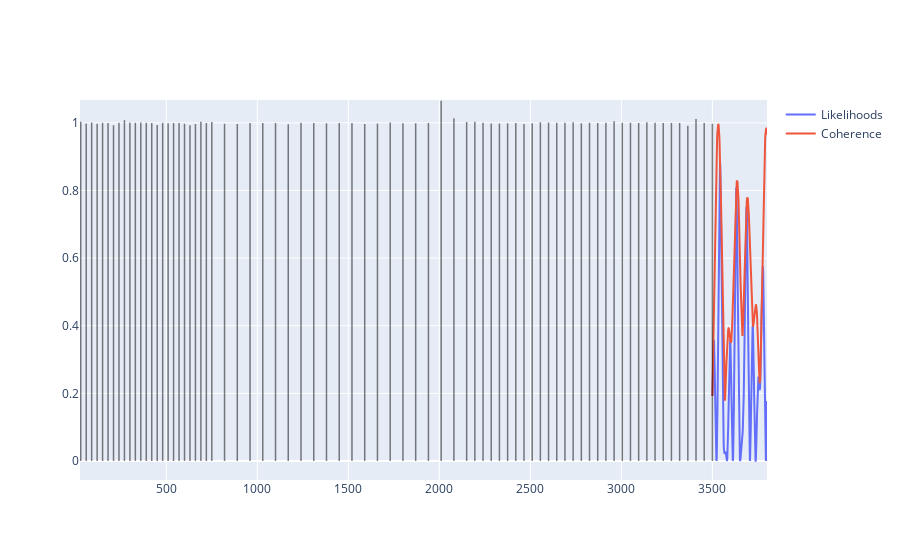

Here is the notebook cell this chart was saved with:
### Code cell
def getRegimeIndices(n_events, periods, start_at_origin=False, **kwargs):
	sub_signals = np.vectorize(np.arange, otypes=[object])(n_events) * periods
	last_index = np.array([0, *[item[-1] for item in sub_signals[:-1]]])
	period_off = np.cumsum(periods) - periods[0] * int(start_at_origin)
	offset = period_off + np.cumsum(last_index)
	return np.concat((sub_signals + np.array(offset)))


def getRealSignal(regimes, start_at_origin=False, **kwargs):
	n_events, periods = np.array(regimes)[:, :2].T
	indices = getRegimeIndices(n_events, periods, **kwargs)
	true_signal = np.zeros((n_events @ periods) + 1)
	true_signal[indices] = 1
	return true_signal


SIGNAL_REGIMES = [
	(25, 30),	# 25 events with period 30
	(20, 70),	# 20 events with period 70
	(30, 45),	# 30 events with period 45
]
true_signal = getRealSignal(SIGNAL_REGIMES, start_at_origin=True)

sig_len = len(true_signal)

timestamps = np.arange(sig_len)

real_pulse_times = timestamps[true_signal == 1]


def generate_truncated_cauchy(n_samples, location=0.0, scale=0.001, low=-1.0, high=1.0):

	def cdf(x):
		return 0.5 + (1 / np.pi) * np.arctan((x - location) / scale)

	def inverse_cdf(p):
		return location + scale * np.tan(np.pi * (p - 0.5))

	cdf_low = cdf(low)
	cdf_high = cdf(high)

	uniform_samples = np.random.uniform(0.0, 1.0, n_samples)

	prob_samples = cdf_low + uniform_samples * (cdf_high - cdf_low)

	final_samples = inverse_cdf(prob_samples)

	return final_samples


noise = generate_truncated_cauchy(sig_len)


m = PhasorAverageModel()
for x, y in enumerate(true_signal):
	m(x)
	if y == 1:
		m.event(x, 1 + (noise[x]))

# h = len(m.Likelihood)
# print(m.Likelihood)


sig_len = len(true_signal)
h = np.arange(len(m.Likelihood)) + sig_len - 1	# - SIGNAL_REGIMES[0][-1]
fig = go.Figure()
for t in real_pulse_times:
	fig.add_shape(
		type="line",
		x0=t,
		y0=0,
		x1=t,
		y1=1 + (noise[t]),
		line=dict(color="rgba(0, 0, 0, 0.5)", width=1.5),
	)

fig.add_trace(
	go.Scatter(
		x=h,
		y=(m.Likelihood),
		mode="lines",
		# mode="markers",
		name="Likelihoods",
		# line=dict(color="rgb(255, 0, 0, 0.5)", width=4),
	)
)
fig.add_trace(
	go.Scatter(
		x=h,
		y=m.Coherence,
		mode="lines",
		# mode="markers",
		name="Coherence",
		# line=dict(color="rgb(255, 0, 0, 0.5)", width=4),
	)
)
fig.show()

### Figure 1 — Plotly figure (JSON) as saved in the notebook; plotly's stock layout.template omitted (floating-point values rounded to 4 significant figures; data arrays with more than 128 entries replaced by an {"elided": "..."} marker saying what was removed)
{"data": [{"mode": "lines", "name": "Likelihoods", "type": "scatter", "x": {"elided": "301 int values"}, "y": {"elided": "301 float values"}}, {"mode": "lines", "name": "Coherence", "type": "scatter", "x": {"elided": "301 int values"}, "y": {"elided": "301 float values"}}], "layout": {"shapes": [{"line": {"color": "rgba(0, 0, 0, 0.5)", "width": 1.5}, "type": "line", "x0": 30, "x1": 30, "y0": 0, "y1": 1.003}, {"line": {"color": "rgba(0, 0, 0, 0.5)", "width": 1.5}, "type": "line", "x0": 60, "x1": 60, "y0": 0, "y1": 0.9984}, {"line": {"color": "rgba(0, 0, 0, 0.5)", "width": 1.5}, "type": "line", "x0": 90, "x1": 90, "y0": 0, "y1": 1.001}, {"line": {"color": "rgba(0, 0, 0, 0.5)", "width": 1.5}, "type": "line", "x0": 120, "x1": 120, "y0": 0, "y1": 0.9976}, {"line": {"color": "rgba(0, 0, 0, 0.5)", "width": 1.5}, "type": "line", "x0": 150, "x1": 150, "y0": 0, "y1": 1.0}, {"line": {"color": "rgba(0, 0, 0, 0.5)", "width": 1.5}, "type": "line", "x0": 180, "x1": 180, "y0": 0, "y1": 0.9997}, {"line": {"color": "rgba(0, 0, 0, 0.5)", "width": 1.5}, "type": "line", "x0": 210, "x1": 210, "y0": 0, "y1": 0.9926}, {"line": {"color": "rgba(0, 0, 0, 0.5)", "width": 1.5}, "type": "line", "x0": 240, "x1": 240, "y0": 0, "y1": 1.0}, {"line": {"color": "rgba(0, 0, 0, 0.5)", "width": 1.5}, "type": "line", "x0": 270, "x1": 270, "y0": 0, "y1": 1.007}, {"line": {"color": "rgba(0, 0, 0, 0.5)", "width": 1.5}, "type": "line", "x0": 300, "x1": 300, "y0": 0, "y1": 1.001}, {"line": {"color": "rgba(0, 0, 0, 0.5)", "width": 1.5}, "type": "line", "x0": 330, "x1": 330, "y0": 0, "y1": 1.0}, {"line": {"color": "rgba(0, 0, 0, 0.5)", "width": 1.5}, "type": "line", "x0": 360, "x1": 360, "y0": 0, "y1": 1.001}, {"line": {"color": "rgba(0, 0, 0, 0.5)", "width": 1.5}, "type": "line", "x0": 390, "x1": 390, "y0": 0, "y1": 1.0}, {"line": {"color": "rgba(0, 0, 0, 0.5)", "width": 1.5}, "type": "line", "x0": 420, "x1": 420, "y0": 0, "y1": 0.9993}, {"line": {"color": "rgba(0, 0, 0, 0.5)", "width": 1.5}, "type": "line", "x0": 450, "x1": 450, "y0": 0, "y1": 0.9937}, {"line": {"color": "rgba(0, 0, 0, 0.5)", "width": 1.5}, "type": "line", "x0": 480, "x1": 480, "y0": 0, "y1": 1.0}, {"line": {"color": "rgba(0, 0, 0, 0.5)", "width": 1.5}, "type": "line", "x0": 510, "x1": 510, "y0": 0, "y1": 0.9992}, {"line": {"color": "rgba(0, 0, 0, 0.5)", "width": 1.5}, "type": "line", "x0": 540, "x1": 540, "y0": 0, "y1": 0.9998}, {"line": {"color": "rgba(0, 0, 0, 0.5)", "width": 1.5}, "type": "line", "x0": 570, "x1": 570, "y0": 0, "y1": 0.9999}, {"line": {"color": "rgba(0, 0, 0, 0.5)", "width": 1.5}, "type": "line", "x0": 600, "x1": 600, "y0": 0, "y1": 0.9977}, {"line": {"color": "rgba(0, 0, 0, 0.5)", "width": 1.5}, "type": "line", "x0": 630, "x1": 630, "y0": 0, "y1": 0.993}, {"line": {"color": "rgba(0, 0, 0, 0.5)", "width": 1.5}, "type": "line", "x0": 660, "x1": 660, "y0": 0, "y1": 0.9968}, {"line": {"color": "rgba(0, 0, 0, 0.5)", "width": 1.5}, "type": "line", "x0": 690, "x1": 690, "y0": 0, "y1": 1.003}, {"line": {"color": "rgba(0, 0, 0, 0.5)", "width": 1.5}, "type": "line", "x0": 720, "x1": 720, "y0": 0, "y1": 0.9996}, {"line": {"color": "rgba(0, 0, 0, 0.5)", "width": 1.5}, "type": "line", "x0": 750, "x1": 750, "y0": 0, "y1": 1.003}, {"line": {"color": "rgba(0, 0, 0, 0.5)", "width": 1.5}, "type": "line", "x0": 820, "x1": 820, "y0": 0, "y1": 0.9976}, {"line": {"color": "rgba(0, 0, 0, 0.5)", "width": 1.5}, "type": "line", "x0": 890, "x1": 890, "y0": 0, "y1": 0.9968}, {"line": {"color": "rgba(0, 0, 0, 0.5)", "width": 1.5}, "type": "line", "x0": 960, "x1": 960, "y0": 0, "y1": 0.9996}, {"line": {"color": "rgba(0, 0, 0, 0.5)", "width": 1.5}, "type": "line", "x0": 1030, "x1": 1030, "y0": 0, "y1": 0.9998}, {"line": {"color": "rgba(0, 0, 0, 0.5)", "width": 1.5}, "type": "line", "x0": 1100, "x1": 1100, "y0": 0, "y1": 0.9996}, {"line": {"color": "rgba(0, 0, 0, 0.5)", "width": 1.5}, "type": "line", "x0": 1170, "x1": 1170, "y0": 0, "y1": 0.9961}, {"line": {"color": "rgba(0, 0, 0, 0.5)", "width": 1.5}, "type": "line", "x0": 1240, "x1": 1240, "y0": 0, "y1": 1.0}, {"line": {"color": "rgba(0, 0, 0, 0.5)", "width": 1.5}, "type": "line", "x0": 1310, "x1": 1310, "y0": 0, "y1": 0.9995}, {"line": {"color": "rgba(0, 0, 0, 0.5)", "width": 1.5}, "type": "line", "x0": 1380, "x1": 1380, "y0": 0, "y1": 0.9992}, {"line": {"color": "rgba(0, 0, 0, 0.5)", "width": 1.5}, "type": "line", "x0": 1450, "x1": 1450, "y0": 0, "y1": 0.9997}, {"line": {"color": "rgba(0, 0, 0, 0.5)", "width": 1.5}, "type": "line", "x0": 1520, "x1": 1520, "y0": 0, "y1": 0.9997}, {"line": {"color": "rgba(0, 0, 0, 0.5)", "width": 1.5}, "type": "line", "x0": 1590, "x1": 1590, "y0": 0, "y1": 0.9966}, {"line": {"color": "rgba(0, 0, 0, 0.5)", "width": 1.5}, "type": "line", "x0": 1660, "x1": 1660, "y0": 0, "y1": 0.9985}, {"line": {"color": "rgba(0, 0, 0, 0.5)", "width": 1.5}, "type": "line", "x0": 1730, "x1": 1730, "y0": 0, "y1": 1.001}, {"line": {"color": "rgba(0, 0, 0, 0.5)", "width": 1.5}, "type": "line", "x0": 1800, "x1": 1800, "y0": 0, "y1": 0.9989}, {"line": {"color": "rgba(0, 0, 0, 0.5)", "width": 1.5}, "type": "line", "x0": 1870, "x1": 1870, "y0": 0, "y1": 0.9985}, {"line": {"color": "rgba(0, 0, 0, 0.5)", "width": 1.5}, "type": "line", "x0": 1940, "x1": 1940, "y0": 0, "y1": 0.9997}, {"line": {"color": "rgba(0, 0, 0, 0.5)", "width": 1.5}, "type": "line", "x0": 2010, "x1": 2010, "y0": 0, "y1": 1.065}, {"line": {"color": "rgba(0, 0, 0, 0.5)", "width": 1.5}, "type": "line", "x0": 2080, "x1": 2080, "y0": 0, "y1": 1.014}, {"line": {"color": "rgba(0, 0, 0, 0.5)", "width": 1.5}, "type": "line", "x0": 2150, "x1": 2150, "y0": 0, "y1": 1.003}, {"line": {"color": "rgba(0, 0, 0, 0.5)", "width": 1.5}, "type": "line", "x0": 2195, "x1": 2195, "y0": 0, "y1": 1.004}, {"line": {"color": "rgba(0, 0, 0, 0.5)", "width": 1.5}, "type": "line", "x0": 2240, "x1": 2240, "y0": 0, "y1": 1.0}, {"line": {"color": "rgba(0, 0, 0, 0.5)", "width": 1.5}, "type": "line", "x0": 2285, "x1": 2285, "y0": 0, "y1": 0.9979}, {"line": {"color": "rgba(0, 0, 0, 0.5)", "width": 1.5}, "type": "line", "x0": 2330, "x1": 2330, "y0": 0, "y1": 0.9979}, {"line": {"color": "rgba(0, 0, 0, 0.5)", "width": 1.5}, "type": "line", "x0": 2375, "x1": 2375, "y0": 0, "y1": 0.9992}, {"line": {"color": "rgba(0, 0, 0, 0.5)", "width": 1.5}, "type": "line", "x0": 2420, "x1": 2420, "y0": 0, "y1": 0.9996}, {"line": {"color": "rgba(0, 0, 0, 0.5)", "width": 1.5}, "type": "line", "x0": 2465, "x1": 2465, "y0": 0, "y1": 0.9969}, {"line": {"color": "rgba(0, 0, 0, 0.5)", "width": 1.5}, "type": "line", "x0": 2510, "x1": 2510, "y0": 0, "y1": 0.9989}, {"line": {"color": "rgba(0, 0, 0, 0.5)", "width": 1.5}, "type": "line", "x0": 2555, "x1": 2555, "y0": 0, "y1": 1.002}, {"line": {"color": "rgba(0, 0, 0, 0.5)", "width": 1.5}, "type": "line", "x0": 2600, "x1": 2600, "y0": 0, "y1": 1.001}, {"line": {"color": "rgba(0, 0, 0, 0.5)", "width": 1.5}, "type": "line", "x0": 2645, "x1": 2645, "y0": 0, "y1": 1.0}, {"line": {"color": "rgba(0, 0, 0, 0.5)", "width": 1.5}, "type": "line", "x0": 2690, "x1": 2690, "y0": 0, "y1": 1.0}, {"line": {"color": "rgba(0, 0, 0, 0.5)", "width": 1.5}, "type": "line", "x0": 2735, "x1": 2735, "y0": 0, "y1": 1.001}, {"line": {"color": "rgba(0, 0, 0, 0.5)", "width": 1.5}, "type": "line", "x0": 2780, "x1": 2780, "y0": 0, "y1": 0.9991}, {"line": {"color": "rgba(0, 0, 0, 0.5)", "width": 1.5}, "type": "line", "x0": 2825, "x1": 2825, "y0": 0, "y1": 1.0}, {"line": {"color": "rgba(0, 0, 0, 0.5)", "width": 1.5}, "type": "line", "x0": 2870, "x1": 2870, "y0": 0, "y1": 0.9996}, {"line": {"color": "rgba(0, 0, 0, 0.5)", "width": 1.5}, "type": "line", "x0": 2915, "x1": 2915, "y0": 0, "y1": 1.0}, {"line": {"color": "rgba(0, 0, 0, 0.5)", "width": 1.5}, "type": "line", "x0": 2960, "x1": 2960, "y0": 0, "y1": 1.005}, {"line": {"color": "rgba(0, 0, 0, 0.5)", "width": 1.5}, "type": "line", "x0": 3005, "x1": 3005, "y0": 0, "y1": 1.0}, {"line": {"color": "rgba(0, 0, 0, 0.5)", "width": 1.5}, "type": "line", "x0": 3050, "x1": 3050, "y0": 0, "y1": 1.001}, {"line": {"color": "rgba(0, 0, 0, 0.5)", "width": 1.5}, "type": "line", "x0": 3095, "x1": 3095, "y0": 0, "y1": 0.9995}, {"line": {"color": "rgba(0, 0, 0, 0.5)", "width": 1.5}, "type": "line", "x0": 3140, "x1": 3140, "y0": 0, "y1": 1.002}, {"line": {"color": "rgba(0, 0, 0, 0.5)", "width": 1.5}, "type": "line", "x0": 3185, "x1": 3185, "y0": 0, "y1": 1.001}, {"line": {"color": "rgba(0, 0, 0, 0.5)", "width": 1.5}, "type": "line", "x0": 3230, "x1": 3230, "y0": 0, "y1": 0.9997}, {"line": {"color": "rgba(0, 0, 0, 0.5)", "width": 1.5}, "type": "line", "x0": 3275, "x1": 3275, "y0": 0, "y1": 0.9998}, {"line": {"color": "rgba(0, 0, 0, 0.5)", "width": 1.5}, "type": "line", "x0": 3320, "x1": 3320, "y0": 0, "y1": 0.9998}, {"line": {"color": "rgba(0, 0, 0, 0.5)", "width": 1.5}, "type": "line", "x0": 3365, "x1": 3365, "y0": 0, "y1": 0.9916}, {"line": {"color": "rgba(0, 0, 0, 0.5)", "width": 1.5}, "type": "line", "x0": 3410, "x1": 3410, "y0": 0, "y1": 1.011}, {"line": {"color": "rgba(0, 0, 0, 0.5)", "width": 1.5}, "type": "line", "x0": 3455, "x1": 3455, "y0": 0, "y1": 0.9999}, {"line": {"color": "rgba(0, 0, 0, 0.5)", "width": 1.5}, "type": "line", "x0": 3500, "x1": 3500, "y0": 0, "y1": 0.9973}]}}
